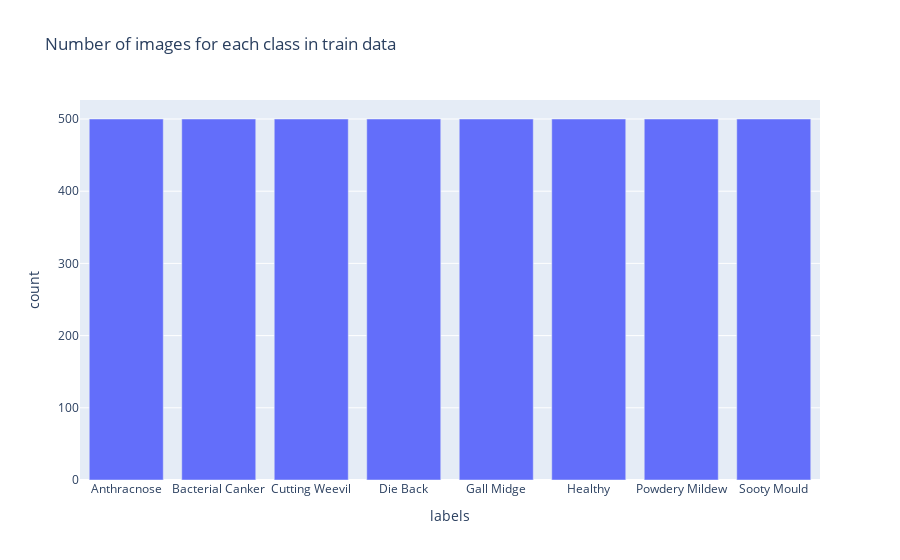

The notebook cell saved with this chart:
### Code cell
iplot(px.bar(
    data_frame = df.labels.value_counts().reset_index(),
    x="labels",
    y="count",
    title="Number of images for each class in train data"
))

### Figure 1 — Plotly figure (JSON) as saved in the notebook; plotly's stock layout.template omitted (floating-point values rounded to 4 significant figures)
{"data": [{"alignmentgroup": "True", "hovertemplate": "labels=%{x}<br>count=%{y}<extra></extra>", "legendgroup": "", "marker": {"color": "#636efa", "pattern": {"shape": ""}}, "name": "", "offsetgroup": "", "orientation": "v", "showlegend": false, "textposition": "auto", "type": "bar", "x": ["Anthracnose", "Bacterial Canker", "Cutting Weevil", "Die Back", "Gall Midge", "Healthy", "Powdery Mildew", "Sooty Mould"], "xaxis": "x", "y": [500, 500, 500, 500, 500, 500, 500, 500], "yaxis": "y"}], "layout": {"barmode": "relative", "legend": {"tracegroupgap": 0}, "title": {"text": "Number of images for each class in train data"}, "xaxis": {"anchor": "y", "domain": [0, 1], "title": {"text": "labels"}}, "yaxis": {"anchor": "x", "domain": [0, 1], "title": {"text": "count"}}}}
